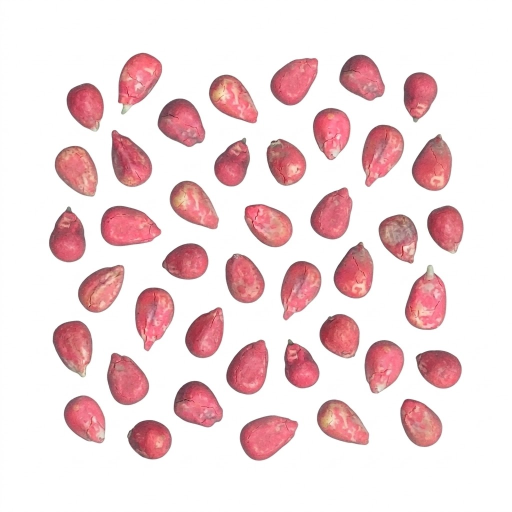
#> input picture img/image_copy2.png, 1024 x 1024 px, found by its file name (shown at 1/2 size)
$ python processamento_fundo_limpo.py
#> lines starting #> are read from the running program, lines starting #| are printed output that depends on the picture; after the words box and inside, x2 and y2 are one past the last pixel; in counts of white or black regions, pixels touching at a corner belong together
import cv2
import numpy as np
import os

# --- Configurações ---
NOME_IMAGEM = "image_copy2.png" # Usando o resultado de segmentação limpo
PASTA_CROP = "sementes_isoladas"   # Pasta onde vamos salvar os recortes
LIMIAR_AREA_MINIMA = 100          # Área mínima para ignorar ruído
LIMIAR_AREA_MAXIMA = 50000        # Área máxima para ignorar objetos grandes (fundo/amontoados se houver)

# Criar a pasta de recortes se ela não existir
if not os.path.exists(PASTA_CROP):
    os.makedirs(PASTA_CROP)

# 1. Carregar a imagem
img = cv2.imread(NOME_IMAGEM)
#> img is the input picture: shape (1024, 1024, 3); mean B, G, R 221.5, 219.4, 241.5
if img is None:
    print(f"Erro: Não foi possível carregar a imagem {NOME_IMAGEM}")
    exit()

img_final = img.copy() # Cópia para desenhar os resultados

# 2. Pré-processamento Simples
# Convertemos para tons de cinza
gray = cv2.cvtColor(img, cv2.COLOR_BGR2GRAY)
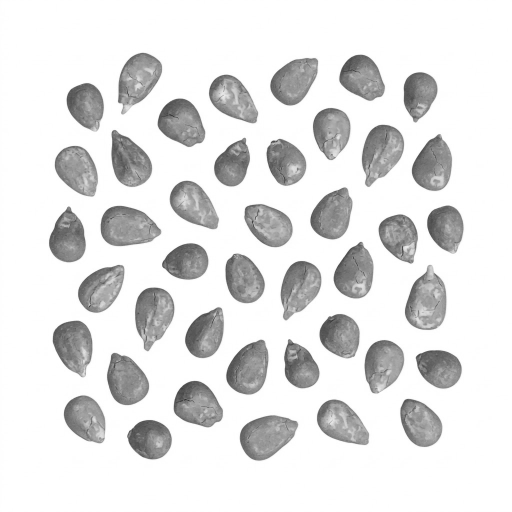
#> gray: shape (1024, 1024) (shown at 1/2 size); min 19, max 255, mean 226.3

# Desfoque leve (GaussianBlur) para suavizar bordas
blurred = cv2.GaussianBlur(gray, (5, 5), 0)

# 3. Binarização Simples e Agressiva
# Como o fundo é BRANCO PURO e as sementes têm cores e tons diferentes,
# um limiar fixo funciona muito melhor do que Otsu.
# Sementes (escuras) viram BRANCAS, Fundo (claro) vira PRETO.
# O valor '240' é o limiar. Se o fundo não for branco puro, podemos abaixar esse valor (ex: 200).
_, thresh = cv2.threshold(blurred, 240, 255, cv2.THRESH_BINARY_INV)
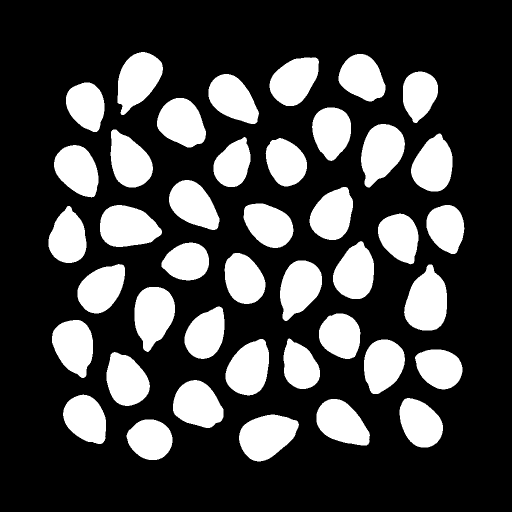
#> thresh: shape (1024, 1024) (shown at 1/2 size); 26.1% white; 42 white regions

# 4. Encontrar os contornos
contornos, _ = cv2.findContours(thresh, cv2.RETR_EXTERNAL, cv2.CHAIN_APPROX_SIMPLE)
#> contornos = 42 contours; largest, box (x1, y1, x2, y2) and area: (808, 529, 894, 661) 7986, (478, 829, 598, 923) 7730, (200, 410, 324, 494) 7676, (722, 248, 810, 375) 7480, (269, 574, 350, 704) 7356

# 5. Isolamento, Extração de Dados e Geração de Resultados
# Vamos analisar um por um
print("-" * 50)
print(f"{'ID':<5} | {'Área (px)':<10} | {'Perím. (px)':<10} | {'Cor Média (R,G,B)':<20}")
print("-" * 50)

contador_sementes = 0
for i, contorno in enumerate(contornos):
    area = cv2.contourArea(contorno)

    # Filtro de Área
    if area > LIMIAR_AREA_MINIMA and area < LIMIAR_AREA_MAXIMA:
        contador_sementes += 1
        perimetro = cv2.arcLength(contorno, True)

        # --- Extração de Dados Cromáticos (Cor Média) ---
        # Criamos uma máscara preta apenas para a semente atual
        mask = np.zeros(gray.shape, dtype="uint8")
        cv2.drawContours(mask, [contorno], -1, 255, -1)

        # Calculamos a cor média da semente usando a máscara
        cor_media_bgr = cv2.mean(img, mask=mask)[:3]
        # Convertemos de BGR (padrão OpenCV) para RGB (padrão humano)
        cor_media_rgb = (int(cor_media_bgr[2]), int(cor_media_bgr[1]), int(cor_media_bgr[0]))

        # Printar dados no terminal
        print(f"{contador_sementes:<5} | {area:<10.1f} | {perimetro:<10.2f} | {str(cor_media_rgb):<20}")

        # --- Fazer o Recorte (Crop) ---
        x, y, w, h = cv2.boundingRect(contorno)
        semente_recortada = img[y:y+h, x:x+w]

        # Salvar a semente isolada
        nome_arquivo_crop = f"{PASTA_CROP}/semente_{contador_sementes}.jpg"
        cv2.imwrite(nome_arquivo_crop, semente_recortada)

        # --- Desenhar na Imagem Final ---
        # Desenhar o contorno em verde
        cv2.drawContours(img_final, [contorno], -1, (0, 255, 0), 2)
        # Escrever o ID da semente
        cv2.putText(img_final, str(contador_sementes), (x, y - 5), cv2.FONT_HERSHEY_SIMPLEX, 0.5, (0, 0, 255), 2)
#> this loop made 42 passes
#> (area, perimetro, cor_media_bgr, cor_media_rgb, x, y, w, h) on passes 1 to 9: (5566, 279.9, (109.8, 101, 185.6), (185, 101, 109), 253, 839, 92, 81), (7729.5, 347.3, (132.5, 120, 215.5), (215, 120, 132), 478, 829, 120, 94), (6682.5, 328.3, (139.1, 141.9, 212.5), (212, 141, 139), 633, 798, 107, 93), (6148.5, 304.1, (132.3, 130.4, 207.7), (207, 130, 132), 799, 796, 87, 99), (6143, 304.7, (136.6, 126.3, 213.5), (213, 126, 136), 126, 789, 86, 99), (6903.5, 321.5, (126.6, 112.8, 197.7), (197, 112, 126), 346, 760, 101, 96), (6647, 319.2, (125.2, 114.8, 201.1), (201, 114, 125), 213, 704, 87, 108), (5621, 287.4, (116.1, 106.3, 191.5), (191, 106, 116), 830, 699, 95, 80), (6593, 314.7, (135, 125.5, 212.9), (212, 125, 135), 728, 679, 82, 109)
#| 1     | 5566.0     | 279.91     | (185, 101, 109)
#| 2     | 7729.5     | 347.26     | (215, 120, 132)
#| 3     | 6682.5     | 328.29     | (212, 141, 139)
#| 4     | 6148.5     | 304.15     | (207, 130, 132)
#| 5     | 6143.0     | 304.74     | (213, 126, 136)
#| 6     | 6903.5     | 321.46     | (197, 112, 126)
#| 7     | 6647.0     | 319.22     | (201, 114, 125)
#| 8     | 5621.0     | 287.42     | (191, 106, 116)
#> (further printed lines are left out)
#> pass 1, `semente_recortada = img[y:y+h, x:x+w]`:
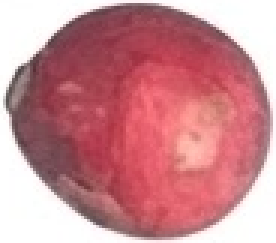
#> semente_recortada: shape (81, 92, 3) (shown 3 times larger); mean B, G, R 144, 137.3, 202
#> pass 2, `semente_recortada = img[y:y+h, x:x+w]`:
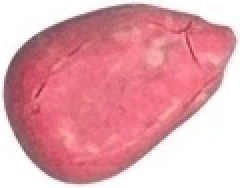
#> semente_recortada: shape (94, 120, 3) (shown 2 times larger); mean B, G, R 169.2, 160.5, 227.3
#> pass 3, `semente_recortada = img[y:y+h, x:x+w]`:
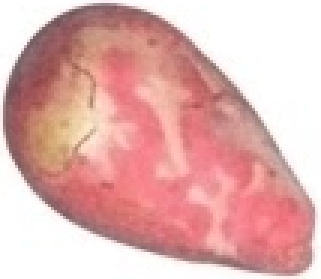
#> semente_recortada: shape (93, 107, 3) (shown 3 times larger); mean B, G, R 175.2, 177.2, 225.7
#> after the loop:
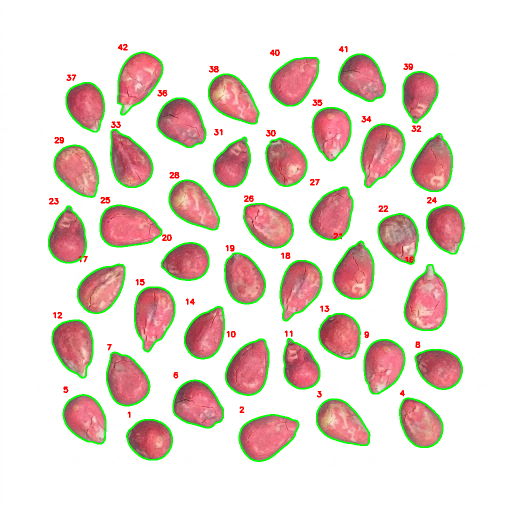
#> img_final: shape (1024, 1024, 3) (shown at 1/2 size); 4.64% of pixels changed, all inside (x1, y1, x2, y2) = (96, 88, 930, 924)
#> after the loop:
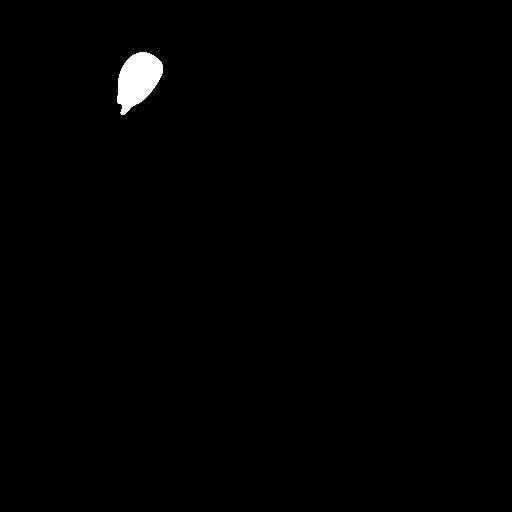
#> mask: shape (1024, 1024) (shown at 1/2 size); 0.7% white; 1 white region, box (x1, y1, x2, y2) and area: (235, 104, 326, 230) 7368
#> after the loop, contador_sementes = 42

# Salvar as imagens de diagnóstico para você entender o processo
cv2.imwrite("diagnostico_1_binarizacao_limpa.jpg", thresh)
cv2.imwrite("resultado_final_marcacoes_limpas.jpg", img_final)

print("-" * 50)
print(f"Processamento concluído.")
print(f"Foram identificadas {contador_sementes} sementes válidas.")
#| Foram identificadas 42 sementes válidas.
print(f"Os recortes foram salvos na pasta: {PASTA_CROP}")
print(f"Verifique 'resultado_final_marcacoes_limpas.jpg' para validação visual.")

$ run again, with img/image_0.png copied over img/image_copy2.png
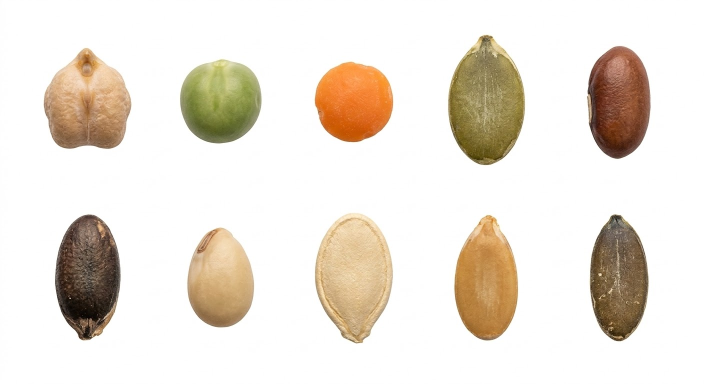
#> input picture img/image_0.png, 1408 x 768 px, found by its file name (shown at 1/2 size)
#> img is the input picture: shape (768, 1408, 3); mean B, G, R 217.6, 227.6, 235.3
#> `_, thresh = cv2.threshold(blurred, 240, 255, cv2.THRESH_BINARY_INV)`:
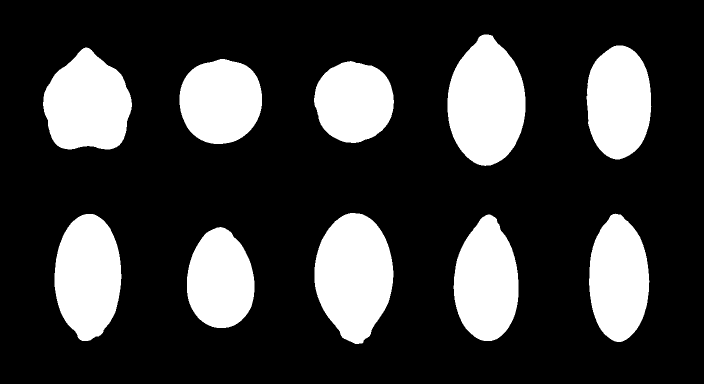
#> thresh: shape (768, 1408) (shown at 1/2 size); 23% white; 10 white regions
#> contornos = 10 contours; largest, box (x1, y1, x2, y2) and area: (895, 69, 1051, 332) 30225, (629, 426, 787, 688) 30220, (86, 95, 264, 299) 26514, (109, 428, 243, 682) 25806, (907, 429, 1037, 682) 24224
#> the loop `for i, contorno in enumerate(contornos):` made 10 passes
#> (area, perimetro, cor_media_bgr, cor_media_rgb, x, y, w, h) on passes 1 to 5: (20767, 559.9, (130.5, 173.2, 205.6), (205, 173, 130), 374, 454, 135, 202), (24224, 640.2, (85.67, 147, 197.2), (197, 147, 85), 907, 429, 130, 253), (25806, 652.5, (63.69, 75.78, 93), (93, 75, 63), 109, 428, 134, 254), (23270.5, 635.4, (74.98, 101.9, 122.8), (122, 101, 74), 1178, 427, 121, 257), (30219.5, 694.8, (150.7, 193.5, 221.5), (221, 193, 150), 629, 426, 158, 262)
#> (printed output is left out)
#> after the loop `for i, contorno in enumerate(contornos):`:
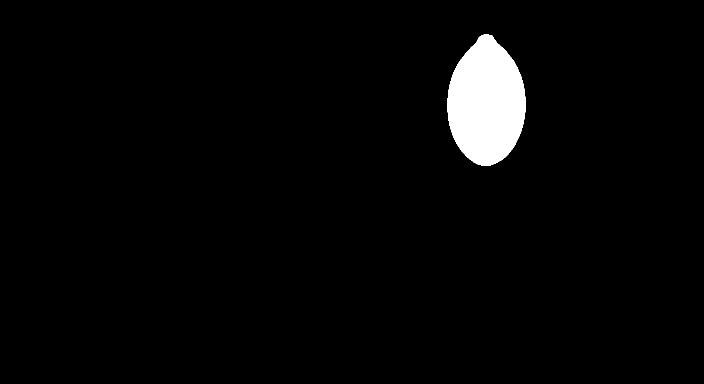
#> mask: shape (768, 1408) (shown at 1/2 size); 2.8% white; 1 white region, box (x1, y1, x2, y2) and area: (895, 69, 1051, 332) 30520
#> after the loop `for i, contorno in enumerate(contornos):`: contador_sementes = 10
#| Foram identificadas 10 sementes válidas.
